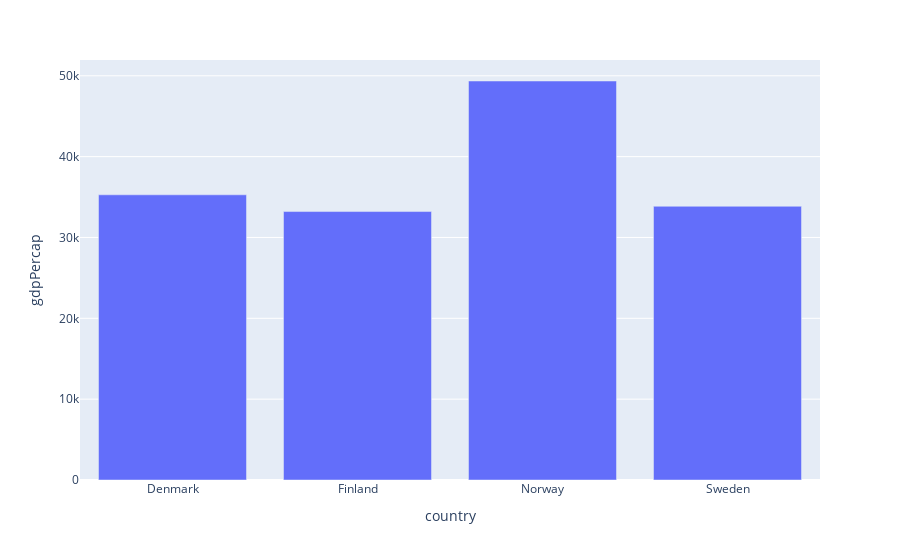

Write notebook code for a chart like this one.
### Markdown cell above
# Bar chart

### Code cell
px.bar(nordic2007, x ="country", y = "gdpPercap")

### Figure 1 — Plotly figure (JSON) as saved in the notebook; plotly's stock layout.template omitted (floating-point values rounded to 4 significant figures)
{"data": [{"hovertemplate": "country=%{x}<br>gdpPercap=%{y}<extra></extra>", "legendgroup": "", "marker": {"color": "#636efa", "pattern": {"shape": ""}}, "name": "", "orientation": "v", "showlegend": false, "textposition": "auto", "type": "bar", "x": ["Denmark", "Finland", "Norway", "Sweden"], "xaxis": "x", "y": [35280.0, 33210.0, 49360.0, 33860.0], "yaxis": "y"}], "layout": {"barmode": "relative", "legend": {"tracegroupgap": 0}, "margin": {"t": 60}, "xaxis": {"anchor": "y", "domain": [0, 1], "title": {"text": "country"}}, "yaxis": {"anchor": "x", "domain": [0, 1], "title": {"text": "gdpPercap"}}}}
